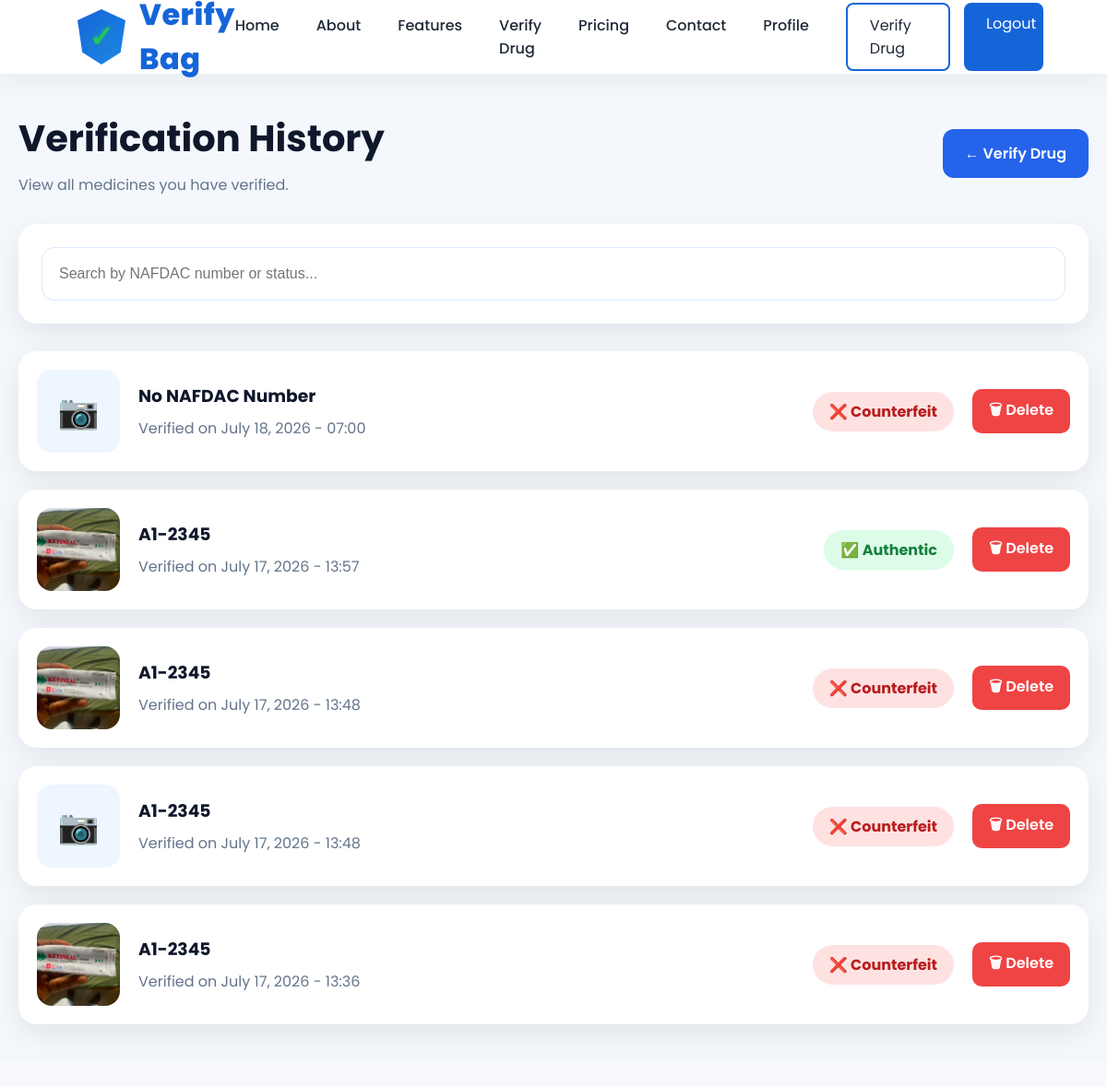
/verification-history/ (signed in), run on the app's committed database.
### verifybag_app/models.py (models this page shows, shortened)
class DrugVerification(models.Model):
    user = models.ForeignKey(
        User,
        on_delete=models.CASCADE
    )
    drug_image = models.ImageField(
        upload_to="drug_images/"
    )
    nafdac_number = models.CharField(
        max_length=100,
        blank=True
    )
    result = models.CharField(
        max_length=50,
        default="Pending"
    )
    created_at = models.DateTimeField(
        auto_now_add=True
    )

### verifybag_app/views.py (the view)
# urls.py: path("verification-history/", views.verification_history, name="verification_history"),
@login_required(login_url="login")
def verification_history(request):
    verifications = DrugVerification.objects.filter(
        user=request.user
    ).order_by("-created_at")
    return render(
        request,
        "verification_history.html",
        {
            "verifications": verifications
        }
    )

### verifybag_app/templates/verification_history.html (shortened to what this page needs)
{% extends 'base.html' %}
{% load static %}
{% block css %}
<link rel="stylesheet" href="{% static 'css/verification_history.css' %}">
{% endblock %}
{% block content %}
<section class="history-page">
    <div class="history-container">
        <div class="history-header">
            <div>
                <h1>
                    Verification History
                </h1>
                <p>
                    View all medicines you have verified.
                </p>
            </div>
            <a href="{% url 'verify_drug' %}" class="back-btn">
                ← Verify Drug
            </a>
        </div>
        <div class="search-card">
            <input
                type="text"
                id="historySearch"
                placeholder="Search by NAFDAC number or status...">
        </div>
        <div class="history-list">
            {% if verifications %}
                {% for verification in verifications %}
                <div class="history-item">
                    <div class="history-image">
                        {% if verification.drug_image %}
                        <img
                            src="{{ verification.drug_image.url }}"
                            alt="Drug">
                        {% else %}
                        <div class="no-image">
                            📷
                        </div>
                        {% endif %}
                    </div>
                    <div class="history-details">
                        <h3>
                            {{ verification.nafdac_number|default:"No NAFDAC Number" }}
                        </h3>
                        <p>
                            Verified on {{ verification.created_at|date:"F d, Y - H:i" }}
                        </p>
                    </div>
                    <div class="history-status">
                        {% if verification.result == "Authentic" %}
                        <span class="status authentic">
                            ✅ Authentic
                        </span>
                        {% else %}
                        <span class="status fake">
                            ❌ Counterfeit
                        </span>
                        {% endif %}
                    </div>
                    <div class="history-actions">
                        <a
                            href="{% url 'delete_verification' verification.id %}"
                            class="delete-btn"
                            onclick="return confirm('Are you sure you want to delete this verification?');">
                            🗑 Delete
                        </a>
                    </div>
                </div>
                {% endfor %}
            {% endif %}
        </div>
    </div>
</section>
{% endblock %}

### verifybag_app/static/css/base.css (style rules this page uses)
* { margin:0; padding:0; box-sizing:border-box; }
html { scroll-behavior:smooth; }
body { font-family:'Poppins',sans-serif; background:#f7f9fc; color:#1f2937; overflow-x:hidden; transition: background .35s, color .35s; }
a { text-decoration:none; color:inherit; }
img { max-width:100%; display:block; }
.vb-hidden { opacity:0; transform:translateY(70px) scale(.96); transition: opacity .8s ease, transform .8s ease; }
.vb-show { opacity:1; transform:translateY(0) scale(1); }

### verifybag_app/static/css/verification_history.css (style rules this page uses)
.history-page { min-height:100vh; background:#f4f8fc; padding:40px 20px; }
.history-container { max-width:1200px; margin:auto; }
.history-header { display:flex; justify-content:space-between; align-items:center; gap:20px; margin-bottom:30px; }
.history-header h1 { font-size:40px; color:#0f172a; margin-bottom:8px; }
.history-header p { color:#64748b; }
.back-btn { background:#2563eb; color:white; text-decoration:none; padding:14px 24px; border-radius:12px; font-weight:600; transition:.3s; }
.search-card { background:white; padding:25px; border-radius:20px; margin-bottom:30px; box-shadow:0 10px 30px rgba(0,0,0,.08); }
.search-card input { width:100%; height:58px; border:1px solid #dbeafe; border-radius:14px; padding:0 18px; font-size:16px; }
.history-list { display:flex; flex-direction:column; gap:20px; }
.history-item { display:flex; align-items:center; justify-content:space-between; gap:20px; background:white; padding:20px; border-radius:20px; box-shadow:0 10px 30px rgba(0,0,0,.08); transition:.35s; }
.history-image img { width:90px; height:90px; object-fit:cover; border-radius:16px; }
.no-image { width:90px; height:90px; display:flex; justify-content:center; align-items:center; background:#eef6ff; border-radius:16px; font-size:36px; }
.history-details { flex:1; }
.history-details h3 { color:#0f172a; margin-bottom:8px; }
.history-details p { color:#64748b; }
.status { padding:10px 18px; border-radius:50px; font-weight:700; }
.authentic { background:#dcfce7; color:#15803d; }
.fake { background:#fee2e2; color:#b91c1c; }
.history-actions { display:flex; align-items:center; }
.delete-btn { text-decoration:none; background:#ef4444; color:white; padding:10px 18px; border-radius:10px; font-weight:600; transition:.3s; }

### data on the page
DrugVerification: nafdac_number "No NAFDAC Number", created_at "July 18, 2026 - 07:00", shows "❌ Counterfeit"
DrugVerification: drug_image (picture), nafdac_number "A1-2345", created_at "July 17, 2026 - 13:57", result "✅ Authentic"
DrugVerification: drug_image (picture), nafdac_number "A1-2345", created_at "July 17, 2026 - 13:48", result "❌ Counterfeit"
DrugVerification: nafdac_number "A1-2345", created_at "July 17, 2026 - 13:48", result "❌ Counterfeit"
DrugVerification: drug_image (picture), nafdac_number "A1-2345", created_at "July 17, 2026 - 13:36", result "❌ Counterfeit"
